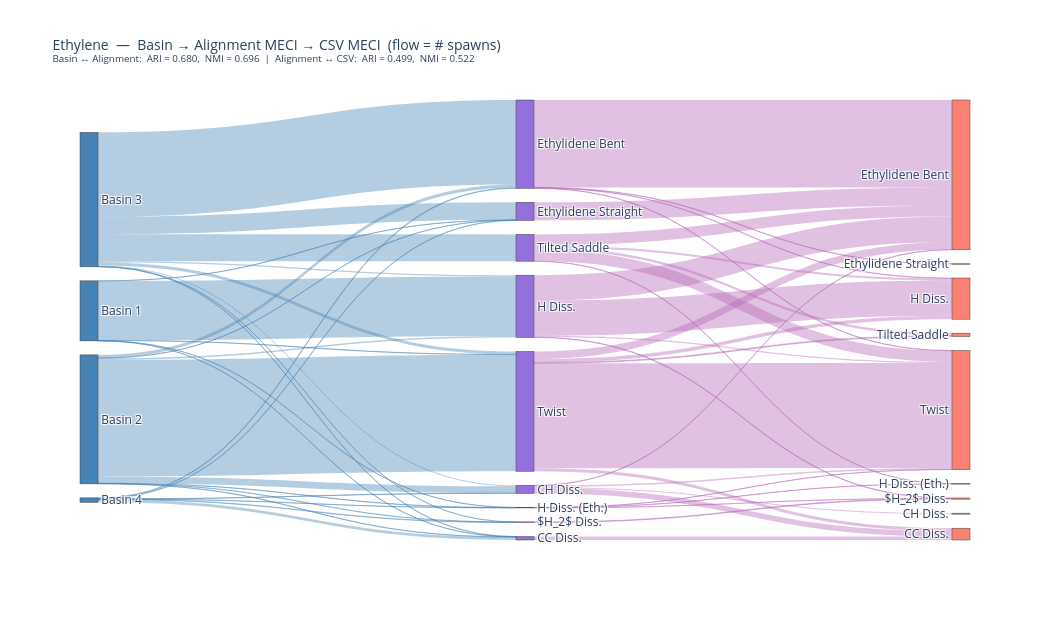
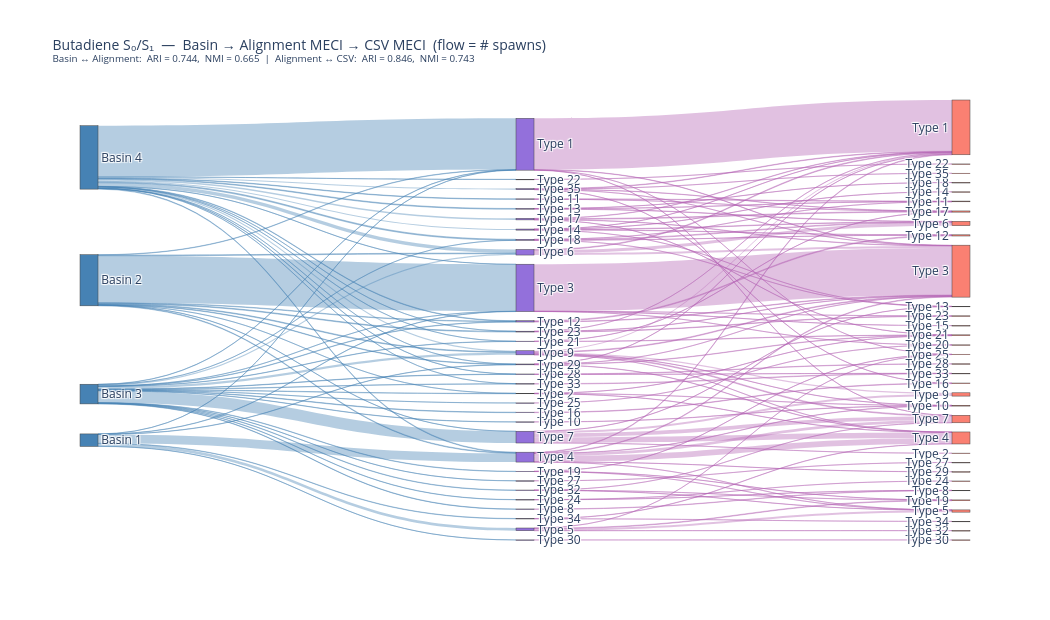
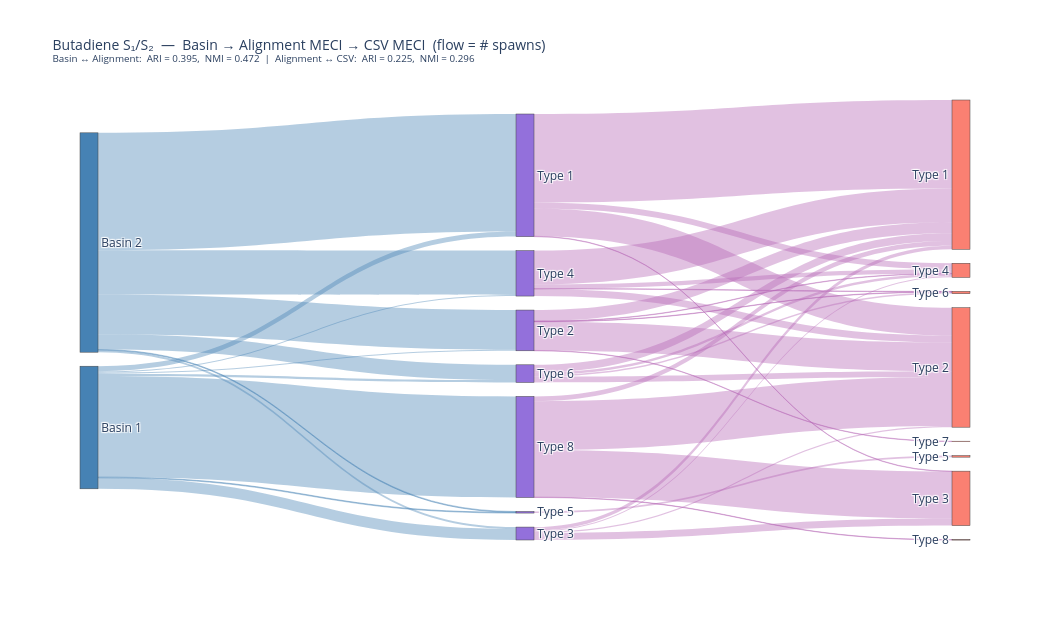
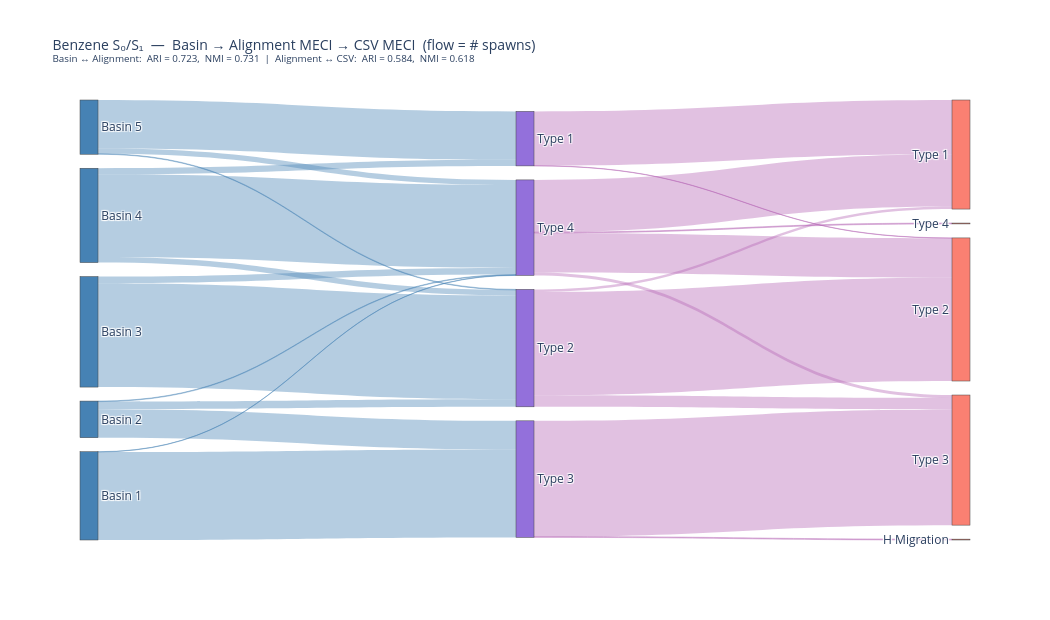

Source (notebook cell) for these figures, in order:
### Code cell
for ds, label in DATASETS.items():
    fig = make_sankey(ds, label)
    display(fig)
    safe = ds
    if SAVE_PNG:
        fig.write_image(str(OUT_DIR / f"viz_sankey3_{safe}.png"), scale=FIG_SCALE)
    if SAVE_SVG:
        fig.write_image(str(OUT_DIR / f"viz_sankey3_{safe}.svg"), scale=FIG_SCALE)

### Figure 1 — Plotly figure (JSON) as saved in the notebook; plotly's stock layout.template omitted (floating-point values rounded to 4 significant figures)
{"data": [{"arrangement": "snap", "link": {"color": ["rgba(70,130,180,0.4)", "rgba(70,130,180,0.4)", "rgba(70,130,180,0.4)", "rgba(70,130,180,0.4)", "rgba(70,130,180,0.4)", "rgba(70,130,180,0.4)", "rgba(70,130,180,0.4)", "rgba(70,130,180,0.4)", "rgba(70,130,180,0.4)", "rgba(70,130,180,0.4)", "rgba(70,130,180,0.4)", "rgba(70,130,180,0.4)", "rgba(70,130,180,0.4)", "rgba(70,130,180,0.4)", "rgba(70,130,180,0.4)", "rgba(70,130,180,0.4)", "rgba(70,130,180,0.4)", "rgba(70,130,180,0.4)", "rgba(70,130,180,0.4)", "rgba(70,130,180,0.4)", "rgba(70,130,180,0.4)", "rgba(70,130,180,0.4)", "rgba(70,130,180,0.4)", "rgba(70,130,180,0.4)", "rgba(70,130,180,0.4)", "rgba(70,130,180,0.4)", "rgba(70,130,180,0.4)", "rgba(180,100,180,0.4)", "rgba(180,100,180,0.4)", "rgba(180,100,180,0.4)", "rgba(180,100,180,0.4)", "rgba(180,100,180,0.4)", "rgba(180,100,180,0.4)", "rgba(180,100,180,0.4)", "rgba(180,100,180,0.4)", "rgba(180,100,180,0.4)", "rgba(180,100,180,0.4)", "rgba(180,100,180,0.4)", "rgba(180,100,180,0.4)", "rgba(180,100,180,0.4)", "rgba(180,100,180,0.4)", "rgba(180,100,180,0.4)", "rgba(180,100,180,0.4)", "rgba(180,100,180,0.4)", "rgba(180,100,180,0.4)", "rgba(180,100,180,0.4)", "rgba(180,100,180,0.4)", "rgba(180,100,180,0.4)", "rgba(180,100,180,0.4)", "rgba(180,100,180,0.4)", "rgba(180,100,180,0.4)", "rgba(180,100,180,0.4)", "rgba(180,100,180,0.4)", "rgba(180,100,180,0.4)", "rgba(180,100,180,0.4)"], "source": [0, 0, 0, 0, 0, 1, 1, 1, 1, 1, 1, 1, 1, 2, 2, 2, 2, 2, 2, 2, 2, 3, 3, 3, 3, 3, 3, 4, 5, 5, 5, 5, 6, 6, 6, 6, 7, 8, 8, 8, 8, 9, 9, 9, 10, 11, 11, 11, 11, 11, 12, 12, 12, 12, 12], "target": [4, 7, 8, 9, 12, 4, 5, 6, 7, 8, 9, 10, 12, 4, 5, 6, 7, 8, 10, 11, 12, 4, 5, 6, 7, 9, 10, 13, 13, 14, 15, 21, 15, 16, 17, 21, 15, 15, 17, 19, 21, 18, 19, 21, 19, 15, 17, 18, 20, 21, 13, 15, 17, 20, 21], "value": [1, 1, 463, 1, 2, 2, 53, 25, 1, 12, 2, 1, 909, 2, 8, 658, 137, 10, 1, 209, 23, 22, 2, 5, 2, 1, 3, 27, 42, 8, 2, 11, 681, 2, 3, 2, 141, 198, 274, 3, 10, 2, 1, 1, 5, 86, 17, 1, 19, 86, 23, 59, 27, 7, 818]}, "node": {"color": ["steelblue", "steelblue", "steelblue", "steelblue", "mediumpurple", "mediumpurple", "mediumpurple", "mediumpurple", "mediumpurple", "mediumpurple", "mediumpurple", "mediumpurple", "mediumpurple", "salmon", "salmon", "salmon", "salmon", "salmon", "salmon", "salmon", "salmon", "salmon"], "label": ["Basin 1", "Basin 2", "Basin 3", "Basin 4", "CC Diss.", "CH Diss.", "Ethylidene Bent", "Ethylidene Straight", "H Diss.", "H Diss. (Eth.)", "$H_2$ Diss.", "Tilted Saddle", "Twist", "CC Diss.", "CH Diss.", "Ethylidene Bent", "Ethylidene Straight", "H Diss.", "H Diss. (Eth.)", "$H_2$ Diss.", "Tilted Saddle", "Twist"], "pad": 14, "thickness": 18}, "type": "sankey"}], "layout": {"font": {"size": 12}, "height": 620, "title": {"font": {"size": 14}, "text": "Ethylene  —  Basin → Alignment MECI → CSV MECI  (flow = # spawns)<br><sup>Basin ↔ Alignment:  ARI = 0.680,  NMI = 0.696&nbsp;&nbsp;| &nbsp;Alignment ↔ CSV:  ARI = 0.499,  NMI = 0.522</sup>"}, "width": 1050}}

### Figure 2 — Plotly figure (JSON) as saved in the notebook; plotly's stock layout.template omitted (floating-point values rounded to 4 significant figures; data arrays with more than 128 entries replaced by an {"elided": "..."} marker saying what was removed)
{"data": [{"arrangement": "snap", "link": {"color": {"elided": "144 str values"}, "source": {"elided": "144 int values"}, "target": {"elided": "144 int values"}, "value": {"elided": "144 int values"}}, "node": {"color": ["steelblue", "steelblue", "steelblue", "steelblue", "mediumpurple", "mediumpurple", "mediumpurple", "mediumpurple", "mediumpurple", "mediumpurple", "mediumpurple", "mediumpurple", "mediumpurple", "mediumpurple", "mediumpurple", "mediumpurple", "mediumpurple", "mediumpurple", "mediumpurple", "mediumpurple", "mediumpurple", "mediumpurple", "mediumpurple", "mediumpurple", "mediumpurple", "mediumpurple", "mediumpurple", "mediumpurple", "mediumpurple", "mediumpurple", "mediumpurple", "mediumpurple", "mediumpurple", "mediumpurple", "mediumpurple", "salmon", "salmon", "salmon", "salmon", "salmon", "salmon", "salmon", "salmon", "salmon", "salmon", "salmon", "salmon", "salmon", "salmon", "salmon", "salmon", "salmon", "salmon", "salmon", "salmon", "salmon", "salmon", "salmon", "salmon", "salmon", "salmon", "salmon", "salmon", "salmon", "salmon", "salmon", "salmon", "salmon"], "label": ["Basin 1", "Basin 2", "Basin 3", "Basin 4", "Type 1", "Type 10", "Type 11", "Type 12", "Type 13", "Type 14", "Type 16", "Type 17", "Type 18", "Type 19", "Type 2", "Type 21", "Type 22", "Type 23", "Type 24", "Type 25", "Type 27", "Type 28", "Type 29", "Type 3", "Type 30", "Type 32", "Type 33", "Type 34", "Type 35", "Type 4", "Type 5", "Type 6", "Type 7", "Type 8", "Type 9", "Type 1", "Type 10", "Type 11", "Type 12", "Type 13", "Type 14", "Type 15", "Type 16", "Type 17", "Type 18", "Type 19", "Type 2", "Type 20", "Type 21", "Type 22", "Type 23", "Type 24", "Type 25", "Type 27", "Type 28", "Type 29", "Type 3", "Type 30", "Type 32", "Type 33", "Type 34", "Type 35", "Type 4", "Type 5", "Type 6", "Type 7", "Type 8", "Type 9"], "pad": 14, "thickness": 18}, "type": "sankey"}], "layout": {"font": {"size": 12}, "height": 620, "title": {"font": {"size": 14}, "text": "Butadiene S₀/S₁  —  Basin → Alignment MECI → CSV MECI  (flow = # spawns)<br><sup>Basin ↔ Alignment:  ARI = 0.744,  NMI = 0.665&nbsp;&nbsp;| &nbsp;Alignment ↔ CSV:  ARI = 0.846,  NMI = 0.743</sup>"}, "width": 1050}}

### Figure 3 — Plotly figure (JSON) as saved in the notebook; plotly's stock layout.template omitted (floating-point values rounded to 4 significant figures)
{"data": [{"arrangement": "snap", "link": {"color": ["rgba(70,130,180,0.4)", "rgba(70,130,180,0.4)", "rgba(70,130,180,0.4)", "rgba(70,130,180,0.4)", "rgba(70,130,180,0.4)", "rgba(70,130,180,0.4)", "rgba(70,130,180,0.4)", "rgba(70,130,180,0.4)", "rgba(70,130,180,0.4)", "rgba(70,130,180,0.4)", "rgba(70,130,180,0.4)", "rgba(70,130,180,0.4)", "rgba(70,130,180,0.4)", "rgba(180,100,180,0.4)", "rgba(180,100,180,0.4)", "rgba(180,100,180,0.4)", "rgba(180,100,180,0.4)", "rgba(180,100,180,0.4)", "rgba(180,100,180,0.4)", "rgba(180,100,180,0.4)", "rgba(180,100,180,0.4)", "rgba(180,100,180,0.4)", "rgba(180,100,180,0.4)", "rgba(180,100,180,0.4)", "rgba(180,100,180,0.4)", "rgba(180,100,180,0.4)", "rgba(180,100,180,0.4)", "rgba(180,100,180,0.4)", "rgba(180,100,180,0.4)", "rgba(180,100,180,0.4)", "rgba(180,100,180,0.4)", "rgba(180,100,180,0.4)", "rgba(180,100,180,0.4)", "rgba(180,100,180,0.4)", "rgba(180,100,180,0.4)", "rgba(180,100,180,0.4)", "rgba(180,100,180,0.4)", "rgba(180,100,180,0.4)", "rgba(180,100,180,0.4)"], "source": [0, 0, 0, 0, 0, 0, 0, 1, 1, 1, 1, 1, 1, 2, 2, 2, 2, 3, 3, 3, 3, 3, 4, 4, 4, 4, 5, 5, 5, 5, 6, 7, 7, 7, 7, 8, 8, 8, 8], "target": [2, 3, 4, 5, 6, 7, 8, 2, 3, 4, 5, 6, 7, 9, 10, 11, 12, 9, 10, 12, 14, 15, 9, 10, 11, 12, 9, 10, 12, 14, 13, 9, 10, 12, 14, 9, 10, 11, 16], "value": [13, 3, 28, 3, 2, 6, 258, 300, 101, 5, 113, 2, 39, 226, 71, 1, 15, 28, 73, 1, 1, 1, 9, 3, 18, 3, 86, 18, 11, 1, 4, 20, 15, 6, 4, 12, 125, 120, 1]}, "node": {"color": ["steelblue", "steelblue", "mediumpurple", "mediumpurple", "mediumpurple", "mediumpurple", "mediumpurple", "mediumpurple", "mediumpurple", "salmon", "salmon", "salmon", "salmon", "salmon", "salmon", "salmon", "salmon"], "label": ["Basin 1", "Basin 2", "Type 1", "Type 2", "Type 3", "Type 4", "Type 5", "Type 6", "Type 8", "Type 1", "Type 2", "Type 3", "Type 4", "Type 5", "Type 6", "Type 7", "Type 8"], "pad": 14, "thickness": 18}, "type": "sankey"}], "layout": {"font": {"size": 12}, "height": 620, "title": {"font": {"size": 14}, "text": "Butadiene S₁/S₂  —  Basin → Alignment MECI → CSV MECI  (flow = # spawns)<br><sup>Basin ↔ Alignment:  ARI = 0.395,  NMI = 0.472&nbsp;&nbsp;| &nbsp;Alignment ↔ CSV:  ARI = 0.225,  NMI = 0.296</sup>"}, "width": 1050}}

### Figure 4 — Plotly figure (JSON) as saved in the notebook; plotly's stock layout.template omitted (floating-point values rounded to 4 significant figures)
{"data": [{"arrangement": "snap", "link": {"color": ["rgba(70,130,180,0.4)", "rgba(70,130,180,0.4)", "rgba(70,130,180,0.4)", "rgba(70,130,180,0.4)", "rgba(70,130,180,0.4)", "rgba(70,130,180,0.4)", "rgba(70,130,180,0.4)", "rgba(70,130,180,0.4)", "rgba(70,130,180,0.4)", "rgba(70,130,180,0.4)", "rgba(70,130,180,0.4)", "rgba(70,130,180,0.4)", "rgba(70,130,180,0.4)", "rgba(180,100,180,0.4)", "rgba(180,100,180,0.4)", "rgba(180,100,180,0.4)", "rgba(180,100,180,0.4)", "rgba(180,100,180,0.4)", "rgba(180,100,180,0.4)", "rgba(180,100,180,0.4)", "rgba(180,100,180,0.4)", "rgba(180,100,180,0.4)", "rgba(180,100,180,0.4)", "rgba(180,100,180,0.4)"], "source": [0, 0, 1, 1, 1, 2, 2, 3, 3, 3, 4, 4, 4, 5, 5, 6, 6, 6, 7, 7, 8, 8, 8, 8], "target": [7, 8, 6, 7, 8, 6, 8, 5, 6, 8, 5, 6, 8, 10, 11, 10, 11, 12, 9, 12, 10, 11, 12, 13], "value": [305, 1, 26, 99, 2, 360, 23, 21, 19, 287, 168, 2, 18, 188, 1, 9, 358, 40, 3, 401, 181, 137, 10, 3]}, "node": {"color": ["steelblue", "steelblue", "steelblue", "steelblue", "steelblue", "mediumpurple", "mediumpurple", "mediumpurple", "mediumpurple", "salmon", "salmon", "salmon", "salmon", "salmon"], "label": ["Basin 1", "Basin 2", "Basin 3", "Basin 4", "Basin 5", "Type 1", "Type 2", "Type 3", "Type 4", "H Migration", "Type 1", "Type 2", "Type 3", "Type 4"], "pad": 14, "thickness": 18}, "type": "sankey"}], "layout": {"font": {"size": 12}, "height": 620, "title": {"font": {"size": 14}, "text": "Benzene S₀/S₁  —  Basin → Alignment MECI → CSV MECI  (flow = # spawns)<br><sup>Basin ↔ Alignment:  ARI = 0.723,  NMI = 0.731&nbsp;&nbsp;| &nbsp;Alignment ↔ CSV:  ARI = 0.584,  NMI = 0.618</sup>"}, "width": 1050}}
